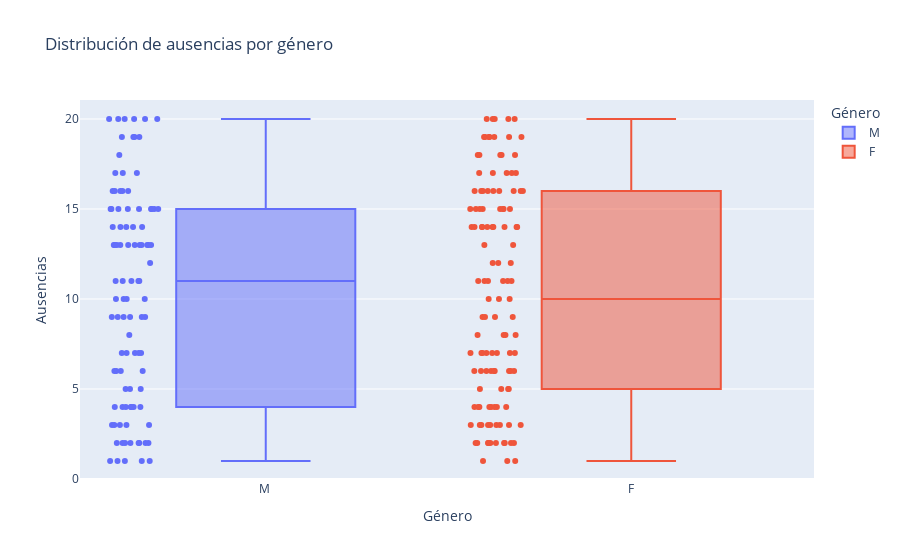

Source (notebook cell):
### Markdown cell above
## 4. Ausencias por género

### Code cell
fig4 = px.box(
    df,
    x="Sex",
    y="Absences",
    color="Sex",
    points="all",
    title="Distribución de ausencias por género",
    labels={"Sex": "Género", "Absences": "Ausencias"},
)
fig4.show()

### Figure 1 — Plotly figure (JSON) as saved in the notebook; plotly's stock layout.template omitted (floating-point values rounded to 4 significant figures)
{"data": [{"alignmentgroup": "True", "boxpoints": "all", "hovertemplate": "Género=%{x}<br>Ausencias=%{y}<extra></extra>", "legendgroup": "M ", "marker": {"color": "#636efa"}, "name": "M ", "notched": false, "offsetgroup": "M ", "orientation": "v", "showlegend": true, "type": "box", "x": ["M ", "M ", "M ", "M ", "M ", "M ", "M ", "M ", "M ", "M ", "M ", "M ", "M ", "M ", "M ", "M ", "M ", "M ", "M ", "M ", "M ", "M ", "M ", "M ", "M ", "M ", "M ", "M ", "M ", "M ", "M ", "M ", "M ", "M ", "M ", "M ", "M ", "M ", "M ", "M ", "M ", "M ", "M ", "M ", "M ", "M ", "M ", "M ", "M ", "M ", "M ", "M ", "M ", "M ", "M ", "M ", "M ", "M ", "M ", "M ", "M ", "M ", "M ", "M ", "M ", "M ", "M ", "M ", "M ", "M ", "M ", "M ", "M ", "M ", "M ", "M ", "M ", "M ", "M ", "M ", "M ", "M ", "M ", "M ", "M ", "M ", "M ", "M ", "M ", "M ", "M ", "M ", "M ", "M ", "M ", "M ", "M ", "M "], "x0": " ", "xaxis": "x", "y": [1, 17, 19, 16, 9, 7, 1, 20, 13, 9, 15, 14, 14, 4, 2, 6, 5, 3, 16, 3, 15, 2, 6, 2, 14, 5, 15, 1, 3, 16, 15, 2, 20, 7, 15, 5, 20, 2, 2, 8, 20, 1, 9, 4, 10, 13, 3, 17, 7, 13, 3, 20, 20, 10, 16, 7, 7, 2, 6, 14, 13, 12, 13, 19, 10, 11, 13, 6, 18, 13, 19, 15, 13, 15, 4, 19, 11, 4, 4, 13, 2, 16, 13, 9, 4, 10, 1, 14, 15, 11, 9, 15, 11, 9, 4, 17, 11, 13], "y0": " ", "yaxis": "y"}, {"alignmentgroup": "True", "boxpoints": "all", "hovertemplate": "Género=%{x}<br>Ausencias=%{y}<extra></extra>", "legendgroup": "F", "marker": {"color": "#EF553B"}, "name": "F", "notched": false, "offsetgroup": "F", "orientation": "v", "showlegend": true, "type": "box", "x": ["F", "F", "F", "F", "F", "F", "F", "F", "F", "F", "F", "F", "F", "F", "F", "F", "F", "F", "F", "F", "F", "F", "F", "F", "F", "F", "F", "F", "F", "F", "F", "F", "F", "F", "F", "F", "F", "F", "F", "F", "F", "F", "F", "F", "F", "F", "F", "F", "F", "F", "F", "F", "F", "F", "F", "F", "F", "F", "F", "F", "F", "F", "F", "F", "F", "F", "F", "F", "F", "F", "F", "F", "F", "F", "F", "F", "F", "F", "F", "F", "F", "F", "F", "F", "F", "F", "F", "F", "F", "F", "F", "F", "F", "F", "F", "F", "F", "F", "F", "F", "F", "F", "F", "F", "F", "F", "F", "F", "F", "F", "F", "F", "F", "F", "F", "F", "F", "F", "F", "F", "F", "F"], "x0": " ", "xaxis": "x", "y": [3, 15, 2, 15, 19, 8, 19, 3, 4, 6, 14, 3, 3, 7, 11, 3, 3, 9, 6, 15, 8, 1, 8, 17, 6, 15, 16, 14, 7, 5, 19, 19, 17, 7, 19, 6, 3, 12, 19, 3, 20, 7, 11, 20, 1, 17, 13, 16, 4, 6, 4, 4, 6, 18, 14, 11, 2, 4, 2, 20, 2, 17, 11, 16, 14, 15, 19, 6, 14, 4, 16, 14, 8, 16, 20, 10, 6, 18, 2, 4, 5, 3, 1, 7, 2, 5, 12, 6, 14, 16, 9, 14, 10, 10, 16, 15, 2, 2, 14, 7, 15, 2, 20, 17, 15, 9, 18, 12, 11, 18, 5, 16, 18, 7, 13, 7, 9, 14, 4, 16, 11, 2], "y0": " ", "yaxis": "y"}], "layout": {"boxmode": "overlay", "legend": {"title": {"text": "Género"}, "tracegroupgap": 0}, "title": {"text": "Distribución de ausencias por género"}, "xaxis": {"anchor": "y", "categoryarray": ["M ", "F"], "categoryorder": "array", "domain": [0, 1], "title": {"text": "Género"}}, "yaxis": {"anchor": "x", "domain": [0, 1], "title": {"text": "Ausencias"}}}}
